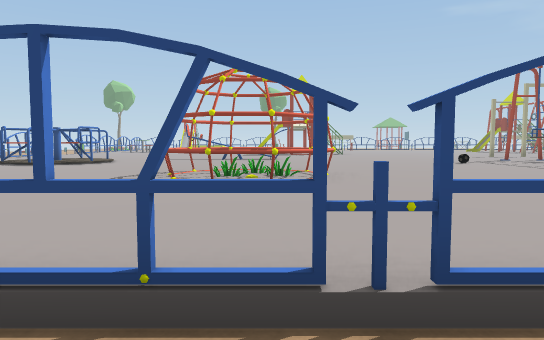
View 1 (above)

16 first-person views from a walk through a 3-D level made in the Unity game engine. The camera is 1.5 m above the floor, tilts 4° down and sees 70° across. The floor is counted in squares, 2 m on a side. Each view is taken from the middle of a square. On the plan, view 1 faces up. The plan holds only what a view shows up to about 12 squares ahead; the rest is blank. The place goes on beyond the plan. Some animated figures are left out.

View 2
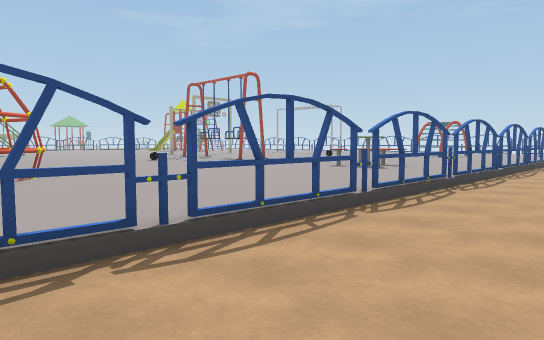

View 3
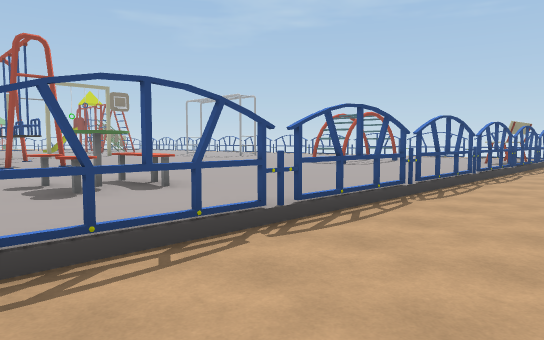

View 4
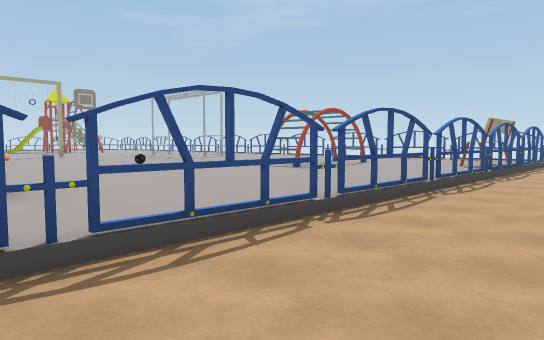

View 5
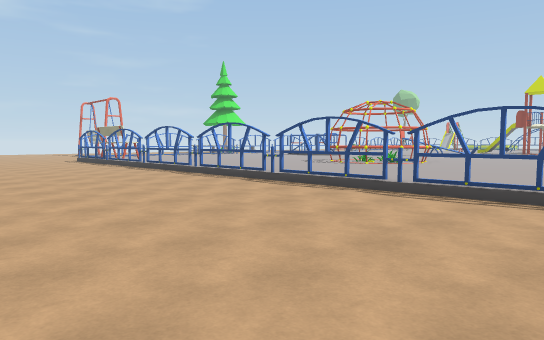

View 6
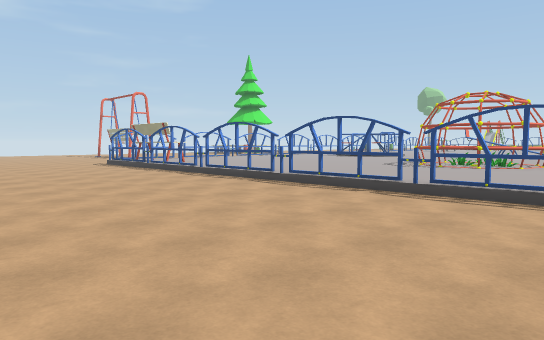

View 7
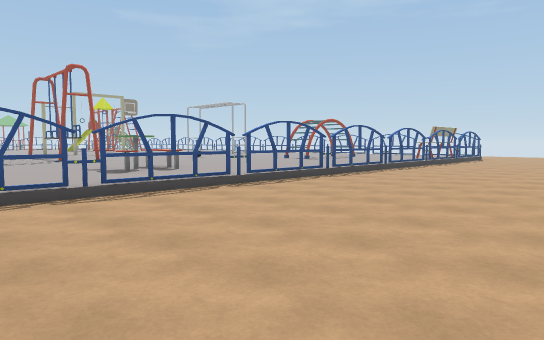

View 8
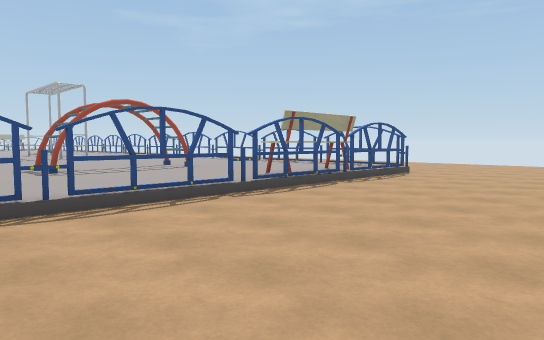

View 9
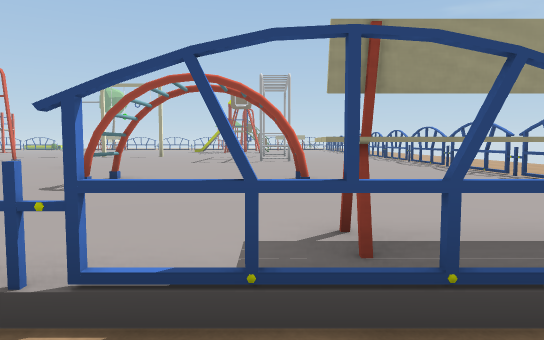

View 10
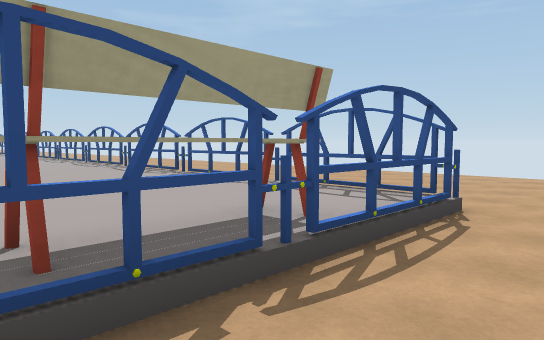

View 11
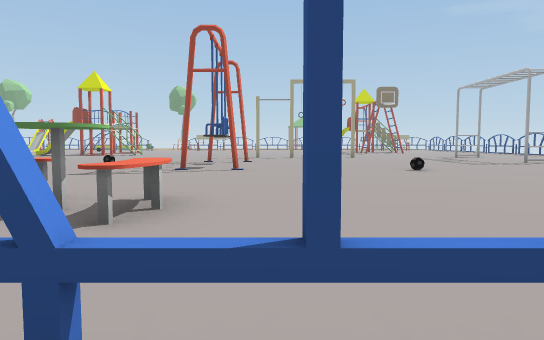

View 12
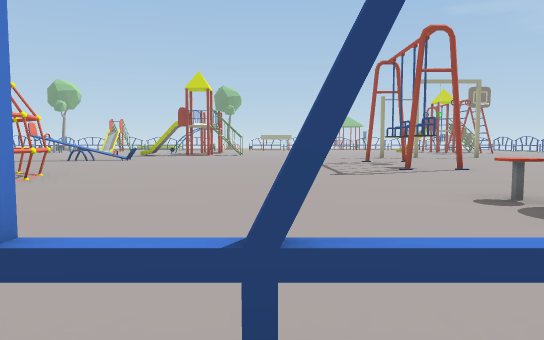

View 13
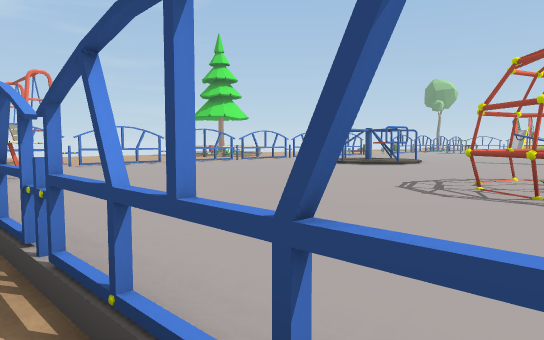

View 14
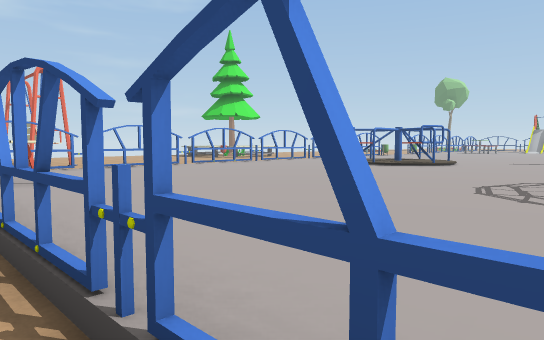

View 15
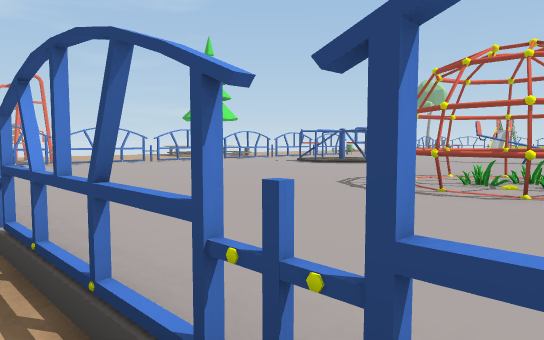

View 16
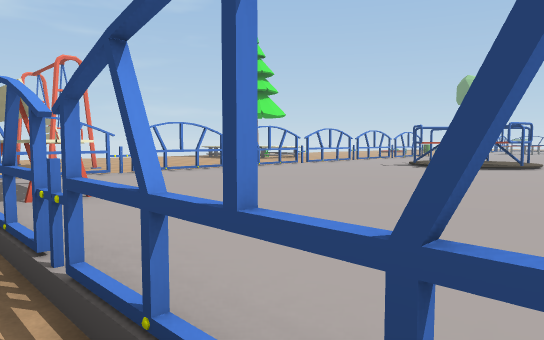

### Floor plan
Key: @ floor where view 1 was taken; # wall or solid block; . main floor; - floor 0.25 m lower than the main floor; : floor 1.25 m higher than the main floor; / step, stairs or slope; = window, fence, low wall or low ledge; T table; B bench; O other object.
Columns run from 6 left of view 1 to 22 right of it. Each row starts with its distance up from view 1.
 15   ...
 14  ..O:
 13  /.......... .OO........#
 12 O/.............O............#
 11 O/.............O............#
 10 ..............OO.............
  9 ............................#
  8 ......OO....................#
  7 ....OOOO.....................
  6 .....OO..............=..#...#
  5 ..............TT............#
  4 ..............TT............O
  3 ............................O
  2 #.#######.##.#######.##.BBBBO
  1 -----------------------------
  0 ------@----------------------
 -1 -----------------------------
 -2 ----------------------------
 -3  ------------------- --
 -4       -- -- --

Where each view was taken, in squares from view 1:
view 1: 0 up, 0 right, facing up
view 2: 1 down, 1 left, facing up-right
view 3: 1 down, 6 right, facing up-right
view 4: 1 down, 8 right, facing up-right
view 5: 4 down, 6 right, facing up-left
view 6: 4 down, 3 right, facing up-left
view 7: 4 down, 4 right, facing up-right
view 8: 3 down, 13 right, facing up-right
view 9: 0 up, 18 right, facing up
view 10: 0 up, 18 right, facing up-right
view 11: 1 up, 10 right, facing up
view 12: 1 up, 5 right, facing up
view 13: 1 up, 0 right, facing up-left
view 14: 1 up, 1 left, facing up-left
view 15: 1 up, 1 right, facing up-left
view 16: 1 up, 3 left, facing up-left
